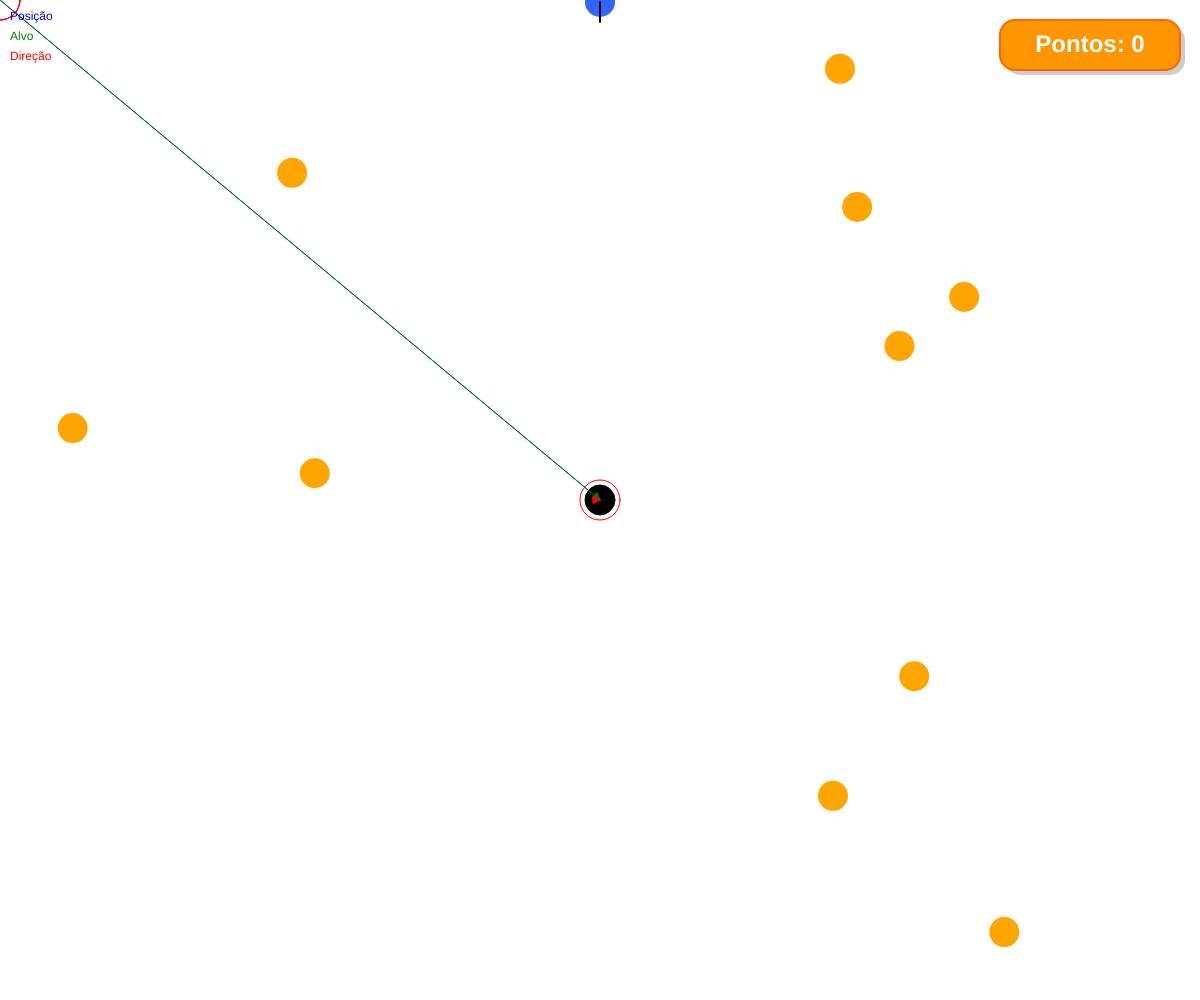
Frame 1 (no input)
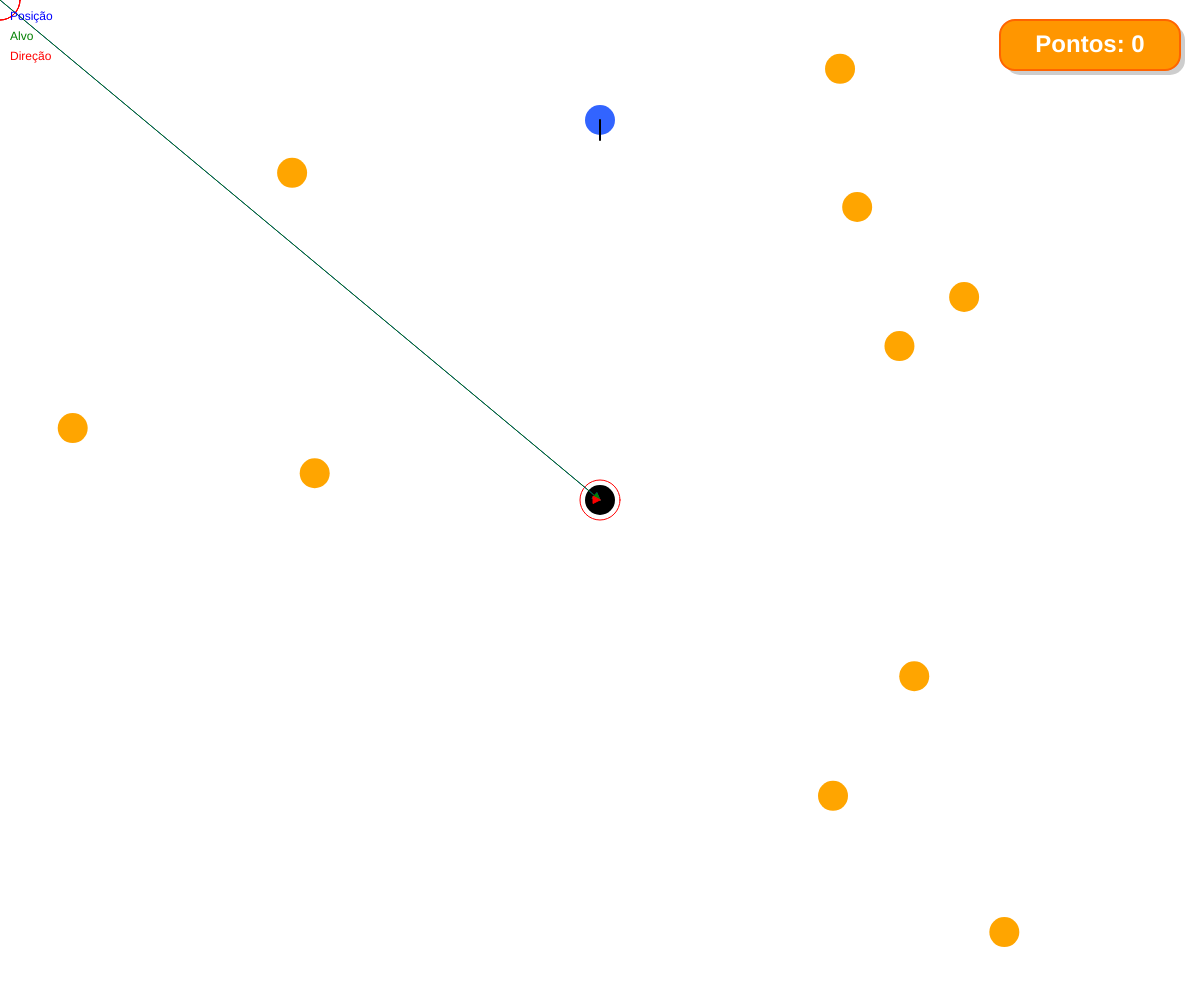
Frame 60 (no input)
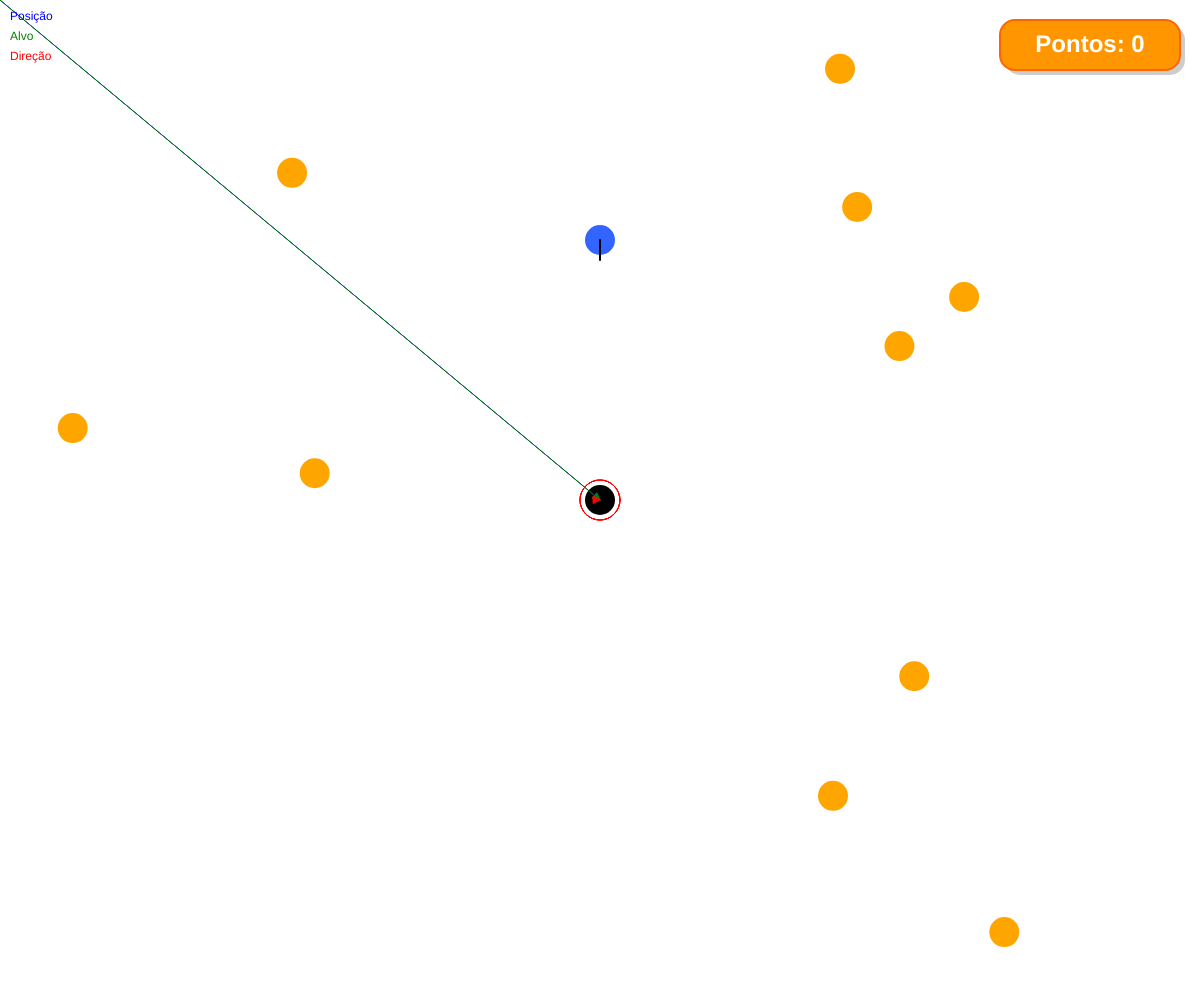
Frame 120 (the mouse pressed at the canvas centre since frame 60)

The p5.js sketch that drew these frames (run headless with seeded random() and noise() and a simulated clock; from frame 60 on, the mouse is pressed at the canvas centre):

// p5.js sketch
// ── sketch.js
//Adicionando Perseguidor
//Vetores do Perseguidor
//Adicionando Itens aleatórios
//Criando Tela de colisão
//Pontuação

let posicao; //posicao atual do circulo
let alvo; //ponto final(onde foi clicado)
let vel; //vetor velocidade
let acc; //vetor aceleração
let posPerseguidor;
let velPerseguidor;
let itens = [];
let raioItem=15;
let gameOver = false;
let botaoRestart;
let pontos;


function setup() {
  createCanvas(windowWidth, windowHeight);
  posicao = createVector(width/2, height/2);
  alvo=posicao.copy();
  vel = createVector(0,0);
  acc = createVector(0,0);
  pontos = 0;
  
  posPerseguidor = createVector(windowWidth/2, 0);
  velPerseguidor = createVector(0,0);
  
  for(let i=0; i<10;i++){
    let item = createVector(random(width), random(height));
    itens.push(item);
  }
}

function windowResized() {
  resizeCanvas(windowWidth, windowHeight);
}

function touchStarted() {
  alvo = createVector(mouseX, mouseY);
  return false;
}

  
  function draw() {
  background(255);  
  if(!gameOver){
  //Desenha circulo
  fill(0);
  circle(posicao.x, posicao.y, 30);  
  desenhaAlvo();
  
  //cria vetor da posição atual até o jogador
  let target = createVector(posicao.x, posicao.y);
  let dirPerseguidor = p5.Vector.sub(target, posPerseguidor); //Vetor Direção
  dirPerseguidor.setMag(2); //velocidade constante
  
  //aplica a direção como vel
  velPerseguidor = dirPerseguidor;
  posPerseguidor.add(velPerseguidor);
  
  //Desenha Perseguidor
  push();
  fill(50,100,255);
  noStroke();
  circle(posPerseguidor.x, posPerseguidor.y, 30);  
  
  //Desenha vetor da direção do perseguidor
  stroke(0);
  strokeWeight(2);
  line(posPerseguidor.x, posPerseguidor.y, posPerseguidor.x + velPerseguidor.x*10, posPerseguidor.y + velPerseguidor.y*10);
  pop();

  //Calcula vetor direção do circulo ao alvo
  let direcao = p5.Vector.sub(alvo, posicao);
  let distancia = direcao.mag();
  
  //Se tiver longe aplica aceleração
  if(distancia >2){
    direcao.normalize(); //direção unitária
    direcao.mult(0.8); //força da acc
    acc = direcao;    
  } else{
    acc.set(0,0);
    vel.set(0,0);
    posicao = alvo.copy();
  }
  vel.add(acc); //aplica acc
  vel.limit(5); //limita a vel
  posicao.add(vel); //move o objeto
  
  //---DESENHA VETORES---
  //Vetor posição a partir da origem até o circulo
  stroke('blue');
  desenhaVetor(posicao.copy(), createVector(0,0), 'blue');
  
  //Vetor alvo da origem ao ponto clicado
  stroke('green');
  desenhaVetor(alvo.copy(), createVector(0,0), 'green');
  
  //Vetor Direção da posição ao alvo
  stroke('red')
  desenhaVetor(p5.Vector.sub(alvo, posicao), posicao.copy(), 'red');
  
  //Legenda
  noStroke();
  fill('blue'); text("Posição", 10,20);
  fill('green'); text("Alvo", 10,40);
  fill('red'); text("Direção", 10,60); 
  
  //Gerando Itens
  for(let i = itens.length -1; i>=0;i--){
    let item = itens[i];
    
    //Desenha item
    fill('orange');
    noStroke();
    circle(item.x, item.y, raioItem*2);
    
    //Verifica colisão
    let d = dist(posicao.x, posicao.y, item.x, item.y);
    if(d < raioItem + 15){
      itens.splice(i,1);  
      pontos ++;
    }
  }
   verificaColisaoPerseguidor();
   placar();
      
  }else{
    //Desenha tela do Game Over
    push();
    textAlign(CENTER, CENTER);
    textSize(40);
    fill('red');
    text("GAME OVER", width/2, height/2);
    pop();
  }
  }

//------------------------------------------
//Função para desenhar vetor
function desenhaVetor(vetor, origem, cor){
  push();
  stroke(cor);
  fill(cor);
  translate(origem.x, origem.y);
  line(0,0,vetor.x, vetor.y);
  
  //Desenha Seta
  let tam=7;
  let ang = atan2(vetor.y, vetor.x);
  translate(vetor.x, vetor.y);
  rotate(ang);
  triangle(0,0,-tam, tam/2, -tam, -tam/2);
  pop();
  
  //Desenha Alvo
  noFill();
  stroke('red');
  circle(mouseX, mouseY, 40);  
}

function mousePressed(){
  alvo= createVector(mouseX, mouseY);  
}

function desenhaAlvo(){
  noFill();
  stroke('red');
  circle(alvo.x, alvo.y, 40);
}

function verificaColisaoPerseguidor(){
  let d = dist(posicao.x, posicao.y, posPerseguidor.x, posPerseguidor.y);
  if(d < 15){
   gameOver = true;
    //cria botao de restart
    if(!botaoRestart){
      botaoRestart = createButton("Recomeçar");
      botaoRestart.position(width/2 -50, height/2+30);
      botaoRestart.mousePressed(reiniciarJogo);
      botaoRestart.touchStarted(reiniciarJogo);
    }
  }
}

function reiniciarJogo(){
  gameOver=false;
  posicao = createVector(width/2, height/2);
  alvo= posicao.copy();
  vel.set(0,0);
  acc.set(0,0);
  posPerseguidor = createVector(width/2, 0);
  velPerseguidor= set(0,0);
  pontos = 0;
  
  //gerando novos itens
  itens = [];
  for(let i = 0; i <10; i++){
    itens.push(createVector(random(width), random(height)));
  }
  //Remove Botão
  if(botaoRestart){
    botaoRestart.remove();
    botaoRestart = null;
  }
}

function placar(){
  let w = 180; // largura da caixa
  let h = 50;  // altura da caixa
  let x = width - w - 20; // margem da direita
  let y = 20; // margem do topo

  push();
  // Sombra da caixa
  noStroke();
  fill(0, 0, 0, 50); // sombra preta com transparência
  rect(x+5, y+5, w, h, 15);

  // Caixa principal
  fill(255, 150, 0); // laranja claro
  stroke(255, 100, 0); // borda laranja escura
  strokeWeight(2);
  rect(x, y, w, h, 15); // caixa com cantos arredondados

  // Texto do placar
  fill(255); // branco
  noStroke();
  textAlign(CENTER, CENTER);
  textSize(24);
  textStyle(BOLD);
  text("Pontos: " + pontos, x + w / 2, y + h / 2);
  pop();
}
